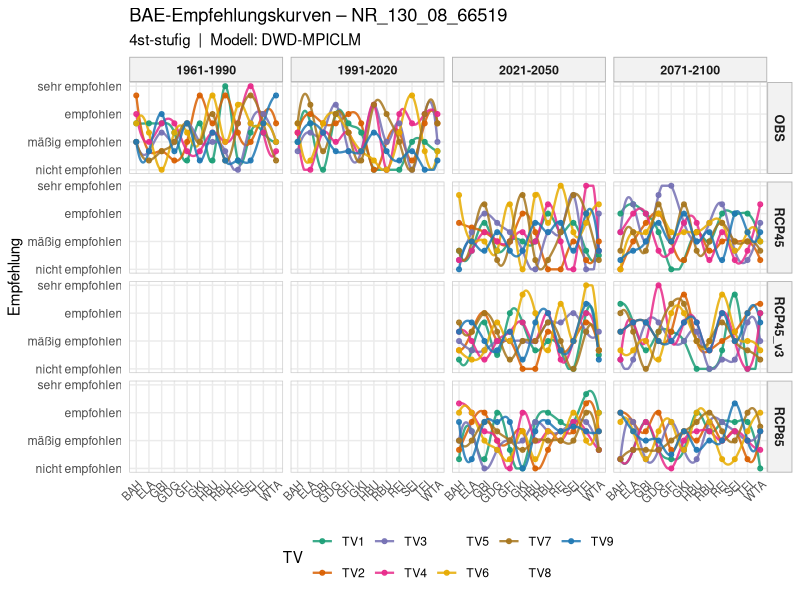
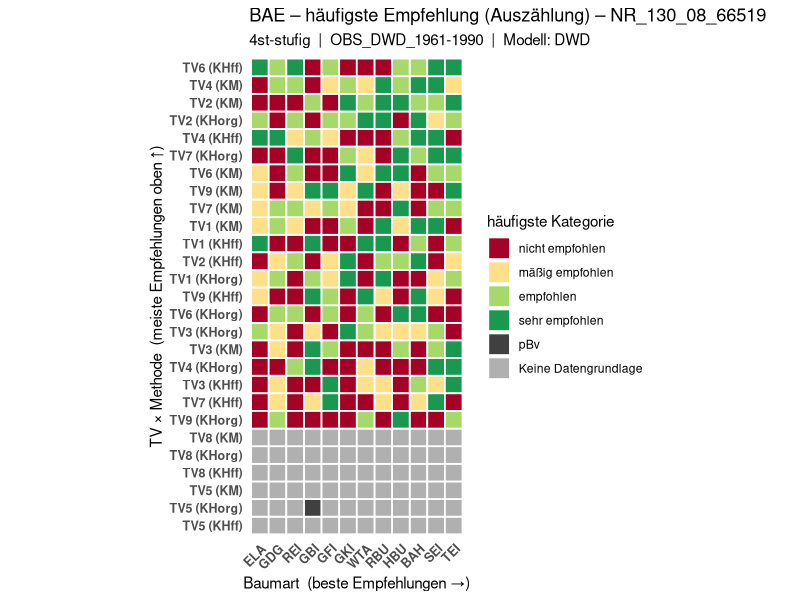
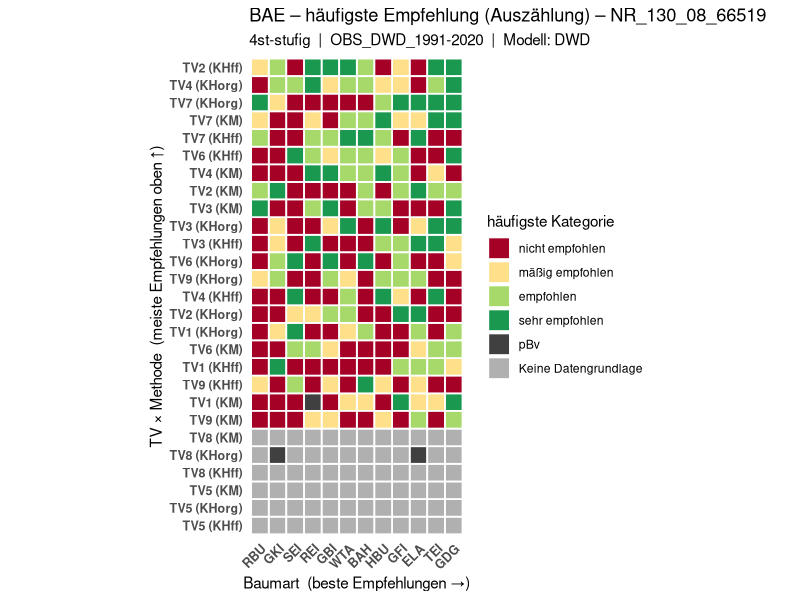
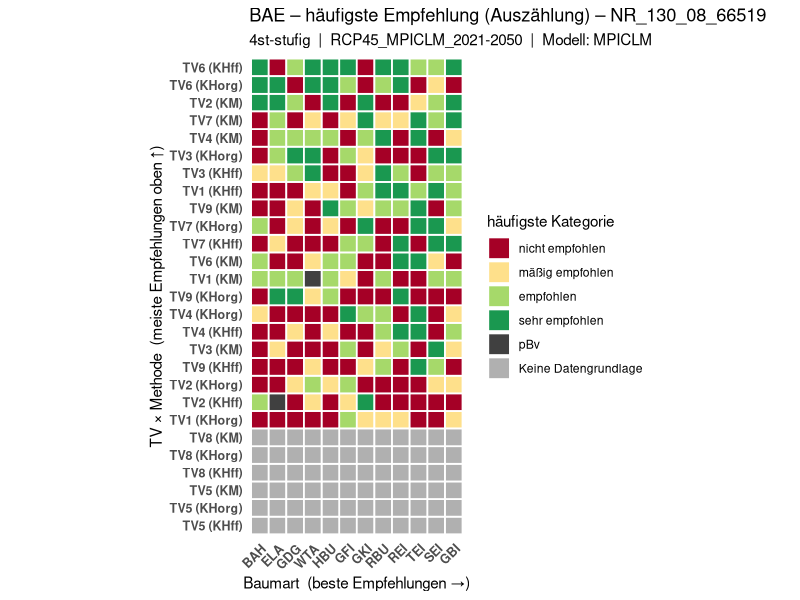
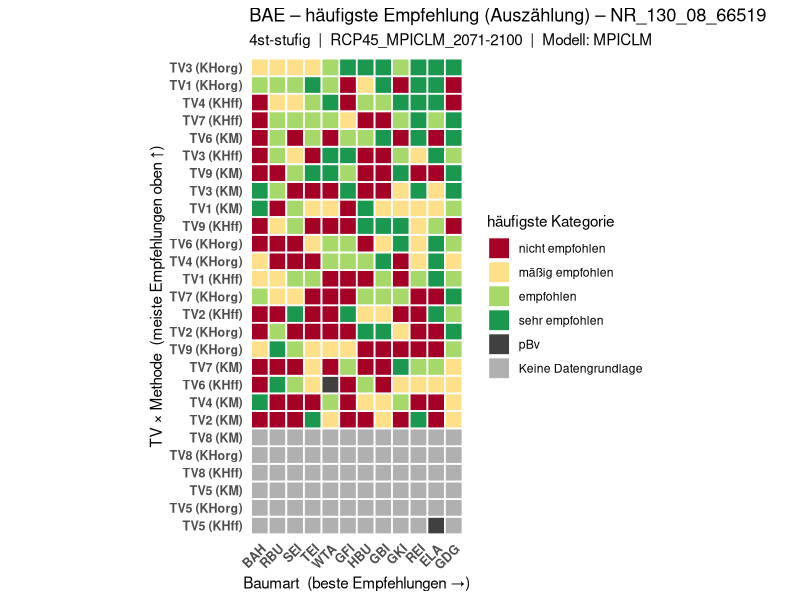
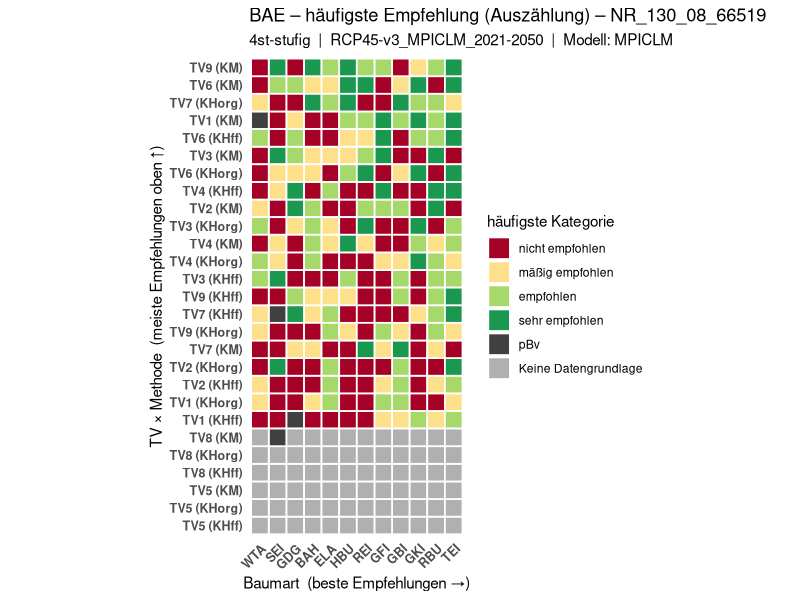
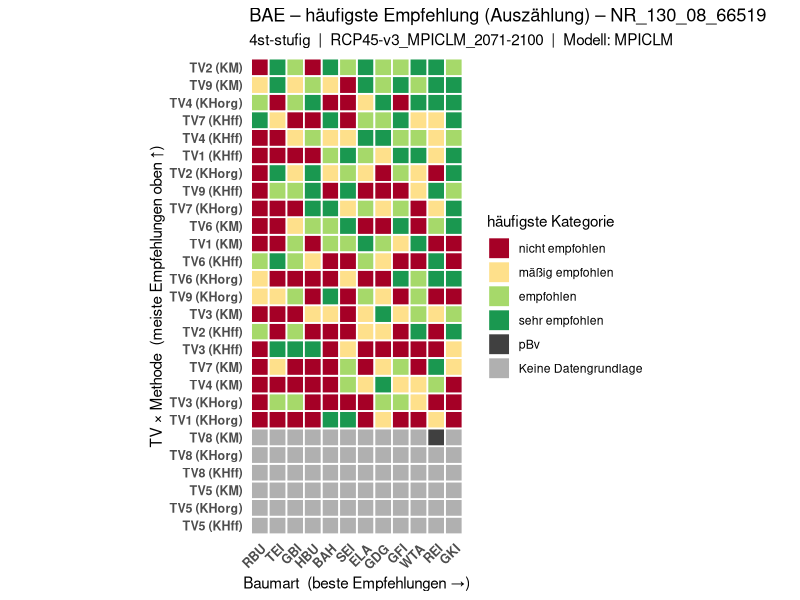
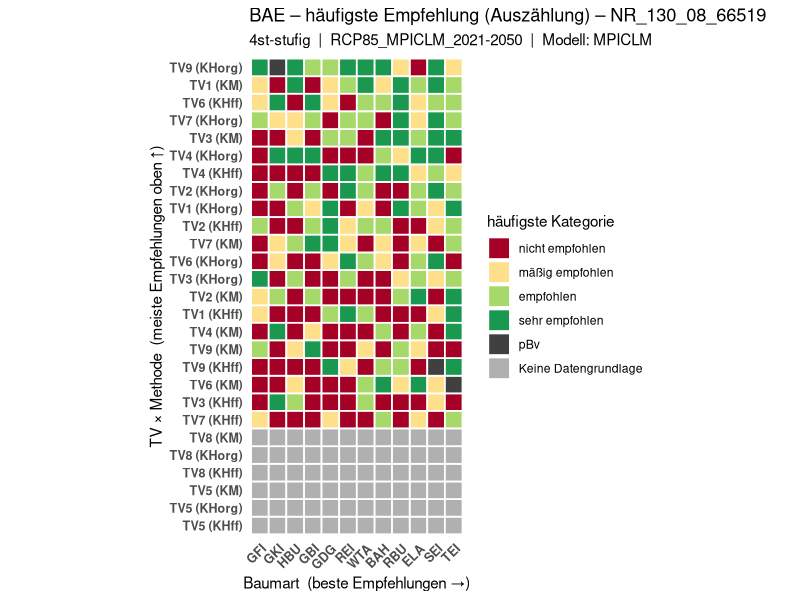

Reproduce these figures in R, in order.
# ----  bae_auswertung_grafiken_beispiel.R  ----
#
# FLACHER SCHRITT-FÜR-SCHRITT-DURCHLAUF für EINE Beispiel-Datei / MASTER_ID.
#
# Kein Funktions-Wrapper: jeden Block der Reihe nach markieren und ausführen,
# dann das Zwischenergebnis ansehen (head(d), View(d), table(...), count(...)).
# Dieses Skript zeigt GENAU dasselbe, was die Funktionen in
# bae_auswertung_grafiken_standalone.R intern tun – nur offen hingeschrieben.
# Jede Funktion von dort ist hier ein eigener, benannter Abschnitt:
#
#   .bae_prep()                 -> Abschnitte 4–10  (filtern, zerlegen, filtern, ordnen)
#   .bae_add_stufe()/.map_val() -> Abschnitt 12     (Kategorie + Stufe je Stufigkeit)
#   bae_kurven_function()       -> Abschnitt 13     (Skizze 1)
#   bae_modus_matrix_function() -> Abschnitte 14/15 (je Gruppe / facettiert)
#   .bae_ref_levels()           -> Abschnitt 16     (feste Achsen-Sortierung)
#   bae_modus_facet_paar()      -> Abschnitt 17     (zwei Stufen nebeneinander)
#   bae_auswertung_grafiken()   -> einfach 13 + 14 nacheinander
# ----------------------------------------------------------------------------


# ----  1  PAKETE ----
library(dplyr)
library(tidyr)
library(ggplot2)
library(stringr)
# patchwork erst in Abschnitt 17 (Facet-Paar) nötig.


# ----  0  PARAMETER  (hier anpassen) ----
datei          <- "meine_bae_daten.csv"   # <- deine CSV-Datei
master_id      <- "NR_130_08_66519"        # <- ein Beispiel-Standort
stufe          <- "4st"                    # "3st" | "4st" | "5st" | "bin"
rcp_zukunft_ab <- 2021                     # RCP: nur Zeiträume ab diesem Jahr
obs_alle       <- TRUE                     # TRUE = OBS-Läufe unabhängig vom Zeitraum behalten
szenarien      <- c("OBS", "RCP45", "RCP85")  # Basis-Szenarien behalten; NULL = alle
szen_rename    <- character(0)             # z. B. c("OBS" = "Referenz", "RCP45_v3" = "RCP45_real")
trennung       <- "klimalauf"              # "klimalauf" | "zeit" | "szenario" | "keine"
werte_anzeigen <- TRUE                     # Anzahl je Kachel beschriften (nur wenn Gruppe > 1 Lauf)
legend_pos     <- "right"                  # Legendenposition ("right","bottom","none",…)

# Hinweis (= Rechenmethode) -> Zeilen-Label in der Matrix. Jede echte Methode
# wird eine eigene Zeile "TVx (Label)" (TV6 hat z. B. KHorg/KHff/KM = 3 Zeilen);
# ein leeres Label ("") legt in die Standardzeile "TVx" zusammen. AltBA/BAE20/WKE
# betreffen nur einzelne Baumarten -> leeres Label -> zusammengelegt. Ein leerer
# Hinweis fällt automatisch auf die Standardzeile zurück; KEIN ""-Eintrag hier,
# da c("" = ...) in R einen Fehler wirft (leerer Variablenname).
hinweis_row <- c(
  "KHoriginal"    = "KHorg",
  "KHformfitting" = "KHff",
  "KM"            = "KM",
  "kor"           = "kor",
  "AltBA"         = "",
  "BAE20"         = "",
  "WKE"           = ""
)


# ----  2  DEMO-DATEN  (durch echte CSV ersetzen) ----
# --- Variante A: echte Datei -----------------------------------------------
# data <- data.table::fread(datei)

# --- Variante B: Demo-Daten zum Ausprobieren (löschen, sobald echte Datei da)
set.seed(1)
data <- expand.grid(
  Baumart   = c("Bah","Bi","Bu","Dgl","Fi","Hbu","Ki","La","Rei","Sei","Ta","Tei"),
  TV        = 1:9,
  # mehrere Einträge je Zelle wie in echt: verschiedene Hinweis-Varianten
  Hinweis   = c("KM","KHoriginal","KHformfitting"),
  Klimalauf = c("OBS_DWD_1961-1990","OBS_DWD_1991-2020",
                "RCP45_MPICLM_2021-2050","RCP45_MPICLM_2071-2100",
                "RCP45-v3_MPICLM_2021-2050","RCP45-v3_MPICLM_2071-2100",
                "RCP85_MPICLM_2021-2050","RCP85_MPICLM_2071-2100"),
  stringsAsFactors = FALSE
)
data$MASTER_ID <- master_id
data$BAE_5ST <- as.character(sample(1:5, nrow(data), replace = TRUE))
data$BAE_5ST[data$TV %in% c(5, 8)] <- "Keine Datengrundlage"   # wie im Bild
data$BAE_5ST[sample(nrow(data), 20)] <- "pBv"
.num <- suppressWarnings(as.integer(data$BAE_5ST))
data$BAE_4ST <- ifelse(is.na(.num), data$BAE_5ST, as.character(pmin(.num, 4)))
data$BAE_3ST <- ifelse(is.na(.num), data$BAE_5ST, as.character(pmin(ceiling(.num/2), 3)))

# ansehen:
#   head(data) ; str(data)
#   table(data$Klimalauf) ; table(data$BAE_4ST)
#   data %>% filter(Baumart=="Bah", TV==6, Klimalauf=="OBS_DWD_1961-1990")


# ----  3  KONSTANTEN: Farben, Stufen-Mappings, TV-Farben, Baumart-Kürzel ----
# Kachelfarben der Empfehlungs-Kategorien (identisch zur Heatmap)
custom_palette <- c(
  "sehr empfohlen"        = "#1A9850",
  "empfohlen"             = "#A6D96A",
  "mäßig empfohlen"       = "#FEE08B",
  "wenig empfohlen"       = "#FDAE61",
  "nicht empfohlen"       = "#A50026",
  "pBv"                   = "#404040",
  "Keine Datengrundlage"  = "#B0B0B0"
)

# Code (in BAE_xST) -> Kategorie. Achtung: Code 1 = BESTE Bewertung.
# "bin" = binär aus BAE_3ST: NUR Code 3 = "nicht empfohlen", 1-2 = "empfohlen".
maps <- list(
  "3st" = c("1" = "sehr empfohlen", "2" = "mäßig empfohlen", "3" = "nicht empfohlen"),
  "4st" = c("1" = "sehr empfohlen", "2" = "empfohlen", "3" = "mäßig empfohlen",
            "4" = "nicht empfohlen"),
  "5st" = c("1" = "sehr empfohlen", "2" = "empfohlen", "3" = "mäßig empfohlen",
            "4" = "wenig empfohlen", "5" = "nicht empfohlen"),
  "bin" = c("1" = "empfohlen", "2" = "empfohlen", "3" = "nicht empfohlen")
)

# Kategorien von SCHLECHT (unten/1) nach GUT (oben/n). Position = Zahlenwert
# der Empfehlungsstufe UND Gewicht für die Sortierung.
kat_order <- list(
  "3st" = c("nicht empfohlen", "mäßig empfohlen", "sehr empfohlen"),
  "4st" = c("nicht empfohlen", "mäßig empfohlen", "empfohlen", "sehr empfohlen"),
  "5st" = c("nicht empfohlen", "wenig empfohlen", "mäßig empfohlen",
            "empfohlen", "sehr empfohlen"),
  "bin" = c("nicht empfohlen", "empfohlen")
)

# welche Spalte gehört zur gewählten Stufe? (bin nutzt die 3-stufige Spalte)
bae_col_map <- c("3st" = "BAE_3ST", "4st" = "BAE_4ST", "5st" = "BAE_5ST",
                 "bin" = "BAE_3ST")

# Farben für die (bis zu 12) TV-Linien in Skizze 1
tv_colors <- c(
  "#1B9E77", "#D95F02", "#7570B3", "#E7298A", "#66A61E", "#E6AB02",
  "#A6761D", "#666666", "#1F78B4", "#B2182B", "#33A02C", "#6A3D9A")

# Baumart-Anzeigenamen (Kürzel wie in der Grafik). Nicht gelistete bleiben unverändert.
baumart_labels <- c(
  "Fi"  = "GFI", "Ta"  = "WTA", "Bah" = "BAH", "La"  = "ELA",
  "Dgl" = "GDG", "Rei" = "REI", "Tei" = "TEI", "Bu"  = "RBU",
  "Hbu" = "HBU", "Ki"  = "GKI", "Bi"  = "GBI", "Sei" = "SEI")


# ----  4  AUF MASTER_ID FILTERN ----
d <- data %>% filter(as.character(MASTER_ID) == as.character(master_id))
stopifnot(nrow(d) > 0)   # sonst: keine Daten für diese MASTER_ID
# ansehen:  nrow(d) ; head(d) ; table(d$Hinweis, d$TV)


# ----  5  KLIMALAUF ZERLEGEN  (Szenario / Modell / Zeitraum / Variante) ----
# Beispiel "RCP45-v3_MPICLM_2021-2050":
#   Zeitraum = "2021-2050", Variante = "v3", Szenario = "RCP45",
#   Modell = "MPICLM", Szen_label = "RCP45_v3"
d <- d %>%
  mutate(
    Klimalauf  = as.character(Klimalauf),
    Zeitraum   = str_extract(Klimalauf, "\\d{4}-\\d{4}"),
    Variante   = tolower(str_extract(Klimalauf, "[vV][0-9]+")),
    Szenario   = str_remove(str_extract(Klimalauf, "^[^_]+"), "[-_]?[vV][0-9]+$"),
    Modell     = str_remove(str_remove(Klimalauf, "^[^_]+_"), "_?\\d{4}-\\d{4}.*$"),
    Szen_label = ifelse(is.na(Variante), Szenario, paste0(Szenario, "_", Variante)),
    Startjahr  = suppressWarnings(as.integer(str_sub(Zeitraum, 1, 4)))
  )

# Zeilen ohne erkennbaren Zeitraum verwerfen (sonst kein Startjahr).
d <- d %>% filter(!is.na(Zeitraum))
# ansehen:
#   d %>% distinct(Klimalauf, Szenario, Modell, Zeitraum, Variante, Szen_label)


# ----  6  SZENARIO-LABELS UMBENENNEN  (optional, szen_rename) ----
# benannter Vektor c("<intern>" = "<Anzeige>"); leer = nichts umbenennen.
if (length(szen_rename) > 0) {
  idx     <- match(d$Szen_label, names(szen_rename))
  treffer <- !is.na(idx)
  d$Szen_label[treffer] <- unname(szen_rename[idx[treffer]])
}
# ansehen:  table(d$Szen_label)


# ----  7  SZENARIEN-FILTER  (Basis-Szenario, OBS/RCP45/RCP85) ----
# Auf der BASIS Szenario filtern -> RCP45 schließt RCP45-v3 mit ein.
# szenarien = NULL behält alle.
if (!is.null(szenarien)) {
  d <- d %>% filter(Szenario %in% szenarien)
  stopifnot(nrow(d) > 0)
}
# ansehen:  table(d$Szenario)


# ----  8  RCP NUR ZUKUNFT  (OBS optional komplett) ----
# RCP: nur Läufe ab rcp_zukunft_ab. OBS: bei obs_alle = TRUE komplett behalten,
# sonst ebenfalls erst ab rcp_zukunft_ab.
d <- d %>%
  filter(!grepl("^RCP", Szenario, ignore.case = TRUE) |
         (!is.na(Startjahr) & Startjahr >= rcp_zukunft_ab))
if (!obs_alle) {
  d <- d %>%
    filter(!grepl("^OBS", Szenario, ignore.case = TRUE) |
           (!is.na(Startjahr) & Startjahr >= rcp_zukunft_ab))
}
stopifnot(nrow(d) > 0)
# ansehen:  table(d$Szen_label, d$Zeitraum)


# ----  9  BAUMART -> ANZEIGE-KÜRZEL ----
# c("<intern>" = "<Anzeige>"); nicht gelistete Baumarten behalten ihren Namen.
d <- d %>%
  mutate(Baumart = coalesce(unname(baumart_labels[as.character(Baumart)]),
                            as.character(Baumart)))
# ansehen:  sort(unique(d$Baumart))


# ----  10  FAKTOREN ORDNEN  (feste Reihenfolge der Achsen) ----
d <- d %>%
  mutate(
    Szen_label = factor(Szen_label, levels = sort(unique(Szen_label))),
    Zeitraum   = factor(Zeitraum,   levels = sort(unique(Zeitraum))),
    TV         = factor(paste0("TV", TV), levels = sort(unique(paste0("TV", TV)))),
    Baumart    = factor(Baumart,    levels = sort(unique(as.character(Baumart)))),
    ist_rcp    = grepl("^RCP", Szenario, ignore.case = TRUE)
  )


# ----  11  METHODE -> EIGENE ZEILE  (Spalte Hinweis -> TV_M) ----
# Jede echte Rechenmethode wird eine eigene Zeile: TV6 (KHorg) / TV6 (KHff) /
# TV6 (KM). AltBA/BAE20/WKE betreffen nur einzelne Baumarten -> leeres Label ->
# in die Standardzeile "TVx" zusammengelegt. Nicht gelistete Hinweise dienen
# sich selbst als Label.
if (!"Hinweis" %in% names(d)) d$Hinweis <- ""
d <- d %>%
  mutate(
    Hinweis = coalesce(as.character(Hinweis), ""),
    Methode = coalesce(unname(hinweis_row[Hinweis]), Hinweis),
    TV_M    = ifelse(Methode == "", as.character(TV),
                     paste0(as.character(TV), " (", Methode, ")")))

# Modell-Kürzel (für Dateinamen/Untertitel): alle Modelle mit "-" verbunden.
modelle_str <- {
  m <- sort(unique(as.character(d$Modell)))
  m <- m[!is.na(m) & nzchar(m)]
  if (length(m)) paste(m, collapse = "-") else "NA"
}
# ansehen:  table(d$TV_M) ; modelle_str


# ----  12  STUFE WÄHLEN: Wert + Kategorie + Stufe ----
# Diesen Block je Stufigkeit erneut laufen lassen (stufe <- "bin"/"3st"/…).
# code       -> Kategorie (Text): sehr empfohlen … pBv / Keine Datengrundlage.
# Kategorie  -> Stufe (Zahl): match() gibt Position in `ordn`, nicht empfohlen = 1
#              … sehr empfohlen = n. Für die Kurven-y-Achse UND die Gewichtung.
# Wert       = Einteilung DIREKT wie in BAE_xST (1 = beste … n = schlechteste),
#              pBv/leer/nicht-numerisch -> NA. Nur zum Ansehen.
bae_col <- bae_col_map[[stufe]]
mapping <- maps[[stufe]]
ordn    <- kat_order[[stufe]]

d <- d %>%
  mutate(
    code      = as.character(.data[[bae_col]]),
    Wert      = suppressWarnings(as.integer(code)),   # 1 = best … n = schlecht
    Kategorie = case_when(
      code %in% names(mapping) ~ unname(mapping[code]),
      code == "pBv"            ~ "pBv",
      TRUE                     ~ "Keine Datengrundlage"),
    Stufe     = match(Kategorie, ordn)                # invertiert: hoch = gut
  )
# ansehen:
#   d %>% count(code, Wert, Kategorie, Stufe)
#   table(d$Kategorie, useNA = "ifany")


# ----  13  SKIZZE 1 – EMPFEHLUNGS-KURVEN je TV (glatt) ----
# Idee: pro Panel (Szenario × Zeitraum) für jede TV eine glatte Kurve über die
# Baumarten. y = Stufe (unten "nicht empfohlen", oben "sehr empfohlen"). Wo sich
# die Kurven decken, sind sich die TVs einig.
ba_levels <- levels(droplevels(d$Baumart))
tv_levels <- levels(droplevels(d$TV))
tv_farben <- setNames(tv_colors[seq_along(tv_levels)], tv_levels)

# 13a. ein Wert je (Panel, TV, Baumart): Mittel der Stufe über die Hinweis-
#      Varianten (sonst mehrere y an einer x-Position -> vertikale Zacken).
kurv <- d %>%
  group_by(Szen_label, Zeitraum, TV, Baumart) %>%
  summarise(y = mean(Stufe, na.rm = TRUE), .groups = "drop") %>%
  filter(!is.nan(y)) %>%
  mutate(x = as.integer(factor(Baumart, levels = ba_levels)))
# ansehen:  kurv

# 13b. glatte Spline-Kurve je (Panel, TV) durch diese Punkte (auf [1,n] geklammert)
kurv_smooth <- kurv %>%
  group_by(Szen_label, Zeitraum, TV) %>%
  filter(n() >= 2) %>%
  group_modify(~ {
    s <- stats::spline(.x$x, .x$y, n = 200)
    data.frame(x = s$x, y = pmin(pmax(s$y, 1), length(ordn)))
  }) %>%
  ungroup()
# ansehen:  kurv_smooth

# 13c. EIN durchgehender ggplot-Aufruf – Linie (glatt) + Punkte (echte Werte):
p_kurven <-
  ggplot() +
  geom_line(data = kurv_smooth, aes(x = x, y = y, colour = TV, group = TV),
            linewidth = 0.8, alpha = 0.85) +
  geom_point(data = kurv, aes(x = x, y = y, colour = TV), size = 1.4, alpha = 0.9) +
  facet_grid(Szen_label ~ Zeitraum) +
  scale_x_continuous(breaks = seq_along(ba_levels), labels = ba_levels) +
  scale_y_continuous(breaks = seq_along(ordn), labels = ordn,
                     limits = c(1, length(ordn)), expand = expansion(mult = 0.05)) +
  scale_colour_manual(values = tv_farben, drop = FALSE) +
  labs(title    = paste0("BAE-Empfehlungskurven – ", master_id),
       subtitle = paste0(stufe, "-stufig  |  Modell: ", modelle_str),
       x = NULL, y = "Empfehlung", colour = "TV") +
  theme_minimal(base_size = 11) +
  theme(strip.text        = element_text(face = "bold", size = 9),
        strip.background   = element_rect(fill = "grey95", color = "grey70", linewidth = 0.6),
        panel.border       = element_rect(color = "grey80", fill = NA, linewidth = 0.5),
        axis.text.x        = element_text(angle = 45, hjust = 1, size = 8),
        panel.grid.minor   = element_blank(),
        panel.grid.major.x = element_line(color = "grey92"),
        legend.position    = "bottom",
        plot.background    = element_rect(fill = "white", color = NA))

p_kurven                                   # im Plot-Fenster ansehen
# ggsave(paste0("Kurven_", stufe, "_", master_id, "_", modelle_str, ".png"),
#        p_kurven, width = 34, height = 22, units = "cm", dpi = 150)


# ----  14  SKIZZE 2 – HÄUFIGSTE EMPFEHLUNG je Gruppe (trennung) ----
# Genau wie die Heatmap: NICHT global aggregieren, sondern je GRUPPE eine Matrix.
# KEIN Score – es wird nur AUSGEZÄHLT. Zeilen sind TV × Methode (Abschnitt 11).
# Die Gruppe kommt aus `trennung`:
#   "klimalauf" -> je Klimalauf eine Matrix (unaggregiert wie die Heatmap). [Default]
#   "zeit"      -> Vergangenheit (OBS) vs. Zukunft (RCP), über Klimaläufe gezählt
#   "szenario"  -> je Szen_label eine Matrix (über die Zeiträume gezählt)
#   "keine"     -> eine gemeinsame Matrix über alles
kat_lv   <- c(ordn, "pBv", "Keine Datengrundlage")      # Legenden-/Fill-Reihenfolge
kat_pref <- c(rev(ordn), "pBv", "Keine Datengrundlage") # best -> schlecht (Gleichstand: bessere gewinnt)
dunkel   <- c("sehr empfohlen", "nicht empfohlen", "pBv")      # Kacheln mit weißer Schrift

d <- d %>%
  mutate(Gruppe = switch(trennung,
    "klimalauf" = as.character(Klimalauf),
    "zeit"      = ifelse(ist_rcp, "Zukunft", "Vergangenheit"),
    "szenario"  = as.character(Szen_label),
    "keine"     = "alle"))

# alphabetisch: OBS… vor RCP…, Zeiträume chronologisch
gruppen <- sort(unique(d$Gruppe))
# ansehen:  gruppen ; table(d$Gruppe)

# Zum Durchklicken EINE Gruppe setzen und den Rumpf einzeln laufen lassen,
# z. B.:  grp <- gruppen[1]
for (grp in gruppen) {

  # 14a. nur diese Gruppe; je Zelle (Zeile TV×Methode × Baumart) AUSZÄHLEN
  zaehl <- d %>%
    filter(Gruppe == grp) %>%
    count(TV_M, Baumart, Kategorie, name = "n")
  if (nrow(zaehl) == 0) next
  # ansehen:  zaehl

  # 14b. Kachel = häufigste Kategorie (Modus). Gleichstand -> bessere (kleinster
  #      kat_pref) + Markierung tie.
  kachel <- zaehl %>%
    group_by(TV_M, Baumart) %>%
    mutate(tie = sum(n == max(n)) > 1) %>%
    filter(n == max(n)) %>%
    slice_min(match(Kategorie, kat_pref), n = 1, with_ties = FALSE) %>%
    ungroup() %>%
    mutate(Kategorie = factor(Kategorie, levels = kat_lv),
           label     = ifelse(tie, paste0(n, "*"), as.character(n)),
           txt_col   = ifelse(as.character(Kategorie) %in% dunkel, "white", "grey15"))
  # ansehen:  kachel

  # 14c. Sortierung GEWICHTET (dunkelgrün zählt am meisten): Summe der Stufe je
  #      Zeile (TV×Methode)/Baumart (sehr empfohlen = max … nicht empfohlen = 1;
  #      pBv/leer = 0). Aufsteigend -> beste (höchste Summe) als letzter Faktor-
  #      Level -> beste Zeile oben (y), beste Baumart rechts (x).
  gew     <- d %>% filter(Gruppe == grp) %>% mutate(w = coalesce(as.numeric(Stufe), 0))
  tv_rang <- gew %>% group_by(TV_M)    %>% summarise(s = sum(w), .groups = "drop") %>% arrange(s, TV_M)
  ba_rang <- gew %>% group_by(Baumart) %>% summarise(s = sum(w), .groups = "drop") %>% arrange(s, Baumart)
  # ansehen:  tv_rang ; ba_rang

  kachel <- kachel %>%
    mutate(TV_M    = factor(as.character(TV_M),    levels = as.character(tv_rang$TV_M)),
           Baumart = factor(as.character(Baumart), levels = as.character(ba_rang$Baumart)))

  # 14d. Zahl nur zeigen, wenn die Gruppe MEHRERE Klimaläufe zusammenfasst
  #      (bei trennung = "klimalauf" ist alles zwangsläufig 1 -> weglassen).
  n_laeufe    <- n_distinct(gew$Klimalauf)
  zahl_zeigen <- werte_anzeigen && n_laeufe > 1

  # Modell + Szenarien/Zeiträume NUR aus dieser Gruppe (nicht global).
  modelle_grp <- {
    mm <- sort(unique(as.character(gew$Modell))); mm <- mm[!is.na(mm) & nzchar(mm)]
    if (length(mm)) paste(mm, collapse = "-") else "NA" }
  sz       <- gew %>% distinct(Szen_label, ist_rcp) %>% arrange(ist_rcp, Szen_label)
  szen_grp <- paste(sub("^OBS", "Referenz", as.character(sz$Szen_label)), collapse = "/")
  zeit_grp <- paste(sort(unique(as.character(gew$Zeitraum))), collapse = ", ")
  grp_info <- switch(trennung,
    "zeit"      = paste0(" (", szen_grp, "; ", zeit_grp, ")"),
    "keine"     = paste0(" (", szen_grp, "; ", zeit_grp, ")"),
    "szenario"  = paste0(" (", zeit_grp, ")"),
    "klimalauf" = "")

  # 14e. EIN durchgehender ggplot-Aufruf
  p_matrix <-
    ggplot(kachel, aes(x = Baumart, y = TV_M)) +
    geom_tile(aes(fill = Kategorie), color = "white", linewidth = 0.6) +
    geom_tile(data = filter(kachel, tie), fill = NA, color = "grey15", linewidth = 1.1) +
    {if (zahl_zeigen) geom_text(aes(label = label, colour = txt_col), size = 3)} +
    scale_fill_manual(values = custom_palette, limits = kat_lv, drop = FALSE) +
    scale_colour_identity() +
    coord_equal() +
    labs(title    = paste0("BAE – häufigste Empfehlung (Auszählung) – ", master_id),
         subtitle = paste0(stufe, "-stufig  |  ", grp, grp_info, "  |  Modell: ", modelle_grp),
         x = "Baumart  (beste Empfehlungen →)",
         y = "TV × Methode  (meiste Empfehlungen oben ↑)",
         fill = "häufigste Kategorie") +
    theme_minimal(base_size = 11) +
    theme(axis.text.x     = element_text(angle = 45, hjust = 1, face = "bold", size = 9),
          axis.text.y     = element_text(face = "bold", size = 9),
          panel.grid      = element_blank(),
          legend.position = legend_pos,
          plot.background = element_rect(fill = "white", color = NA))

  print(p_matrix)                          # im Plot-Fenster ansehen
  # grp_tag <- gsub("[^A-Za-z0-9]+", "-", grp)
  # ggsave(paste0("ModusMatrix_", stufe, "_", grp_tag, "_", master_id, "_", modelle_grp, ".png"),
  #        p_matrix, width = 22, height = 16, units = "cm", dpi = 150)
}


# ----  15  SKIZZE 2 FACETTIERT  (alle Gruppen in EINER Grafik) ----
# Wie die Kurvengrafik: ALLE Gruppen als facet_wrap in EINE PNG statt einzelner
# Dateien. Achsen sind gemeinsam -> GLOBAL (über alle Gruppen) gewichtet sortiert.

# 15a. Auszählen wie oben, aber Gruppe bleibt erhalten -> Modus je (Gruppe, Zelle).
kachel_f <- d %>%
  count(Gruppe, TV_M, Baumart, Kategorie, name = "n") %>%
  group_by(Gruppe, TV_M, Baumart) %>%
  mutate(tie = sum(n == max(n)) > 1) %>%
  filter(n == max(n)) %>%
  slice_min(match(Kategorie, kat_pref), n = 1, with_ties = FALSE) %>%
  ungroup() %>%
  mutate(Kategorie = factor(Kategorie, levels = kat_lv),
         label     = ifelse(tie, paste0(n, "*"), as.character(n)),
         txt_col   = ifelse(as.character(Kategorie) %in% dunkel, "white", "grey15"))

# 15b. GLOBAL gewichtet sortiert (gemeinsame Achsen über alle Facetten).
gew_f  <- d %>% mutate(w = coalesce(as.numeric(Stufe), 0))
tv_ord <- gew_f %>% group_by(TV_M)    %>% summarise(s = sum(w), .groups = "drop") %>% arrange(s, TV_M)
ba_ord <- gew_f %>% group_by(Baumart) %>% summarise(s = sum(w), .groups = "drop") %>% arrange(s, Baumart)

kachel_f <- kachel_f %>%
  mutate(TV_M    = factor(as.character(TV_M),    levels = as.character(tv_ord$TV_M)),
         Baumart = factor(as.character(Baumart), levels = as.character(ba_ord$Baumart)),
         Gruppe  = factor(as.character(Gruppe),  levels = gruppen))

# 15c. Zahl nur zeigen, wenn mind. eine Gruppe mehrere Klimaläufe zusammenfasst.
laeufe_je_grp <- d %>% distinct(Gruppe, Klimalauf) %>% count(Gruppe)
zahl_zeigen_f <- werte_anzeigen && any(laeufe_je_grp$n > 1)
facet_ncol    <- ceiling(sqrt(length(gruppen)))   # z. B. 1 = alle untereinander

# 15d. EIN durchgehender ggplot-Aufruf
p_facet <-
  ggplot(kachel_f, aes(x = Baumart, y = TV_M)) +
  geom_tile(aes(fill = Kategorie), color = "white", linewidth = 0.6) +
  geom_tile(data = filter(kachel_f, tie), fill = NA, color = "grey15", linewidth = 1.1) +
  {if (zahl_zeigen_f) geom_text(aes(label = label, colour = txt_col), size = 3)} +
  facet_wrap(~ Gruppe, ncol = facet_ncol) +
  scale_fill_manual(values = custom_palette, limits = kat_lv, drop = FALSE) +
  scale_colour_identity() +
  coord_equal() +
  labs(title    = paste0("BAE – häufigste Empfehlung (Auszählung) – ", master_id),
       subtitle = paste0(stufe, "-stufig  |  facettiert je Gruppe (", trennung,
                         ")  |  Modell: ", modelle_str),
       x = "Baumart  (beste Empfehlungen →)",
       y = "TV × Methode  (meiste Empfehlungen oben ↑)",
       fill = "häufigste Kategorie") +
  theme_minimal(base_size = 11) +
  theme(strip.text       = element_text(face = "bold", size = 9),
        strip.background = element_rect(fill = "grey95", color = "grey70", linewidth = 0.6),
        axis.text.x      = element_text(angle = 45, hjust = 1, face = "bold", size = 9),
        axis.text.y      = element_text(face = "bold", size = 9),
        panel.grid       = element_blank(),
        legend.position  = legend_pos,
        plot.background  = element_rect(fill = "white", color = NA))

p_facet
# ggsave(paste0("ModusMatrix_facet_", stufe, "_", master_id, "_", modelle_str, ".png"),
#        p_facet, width = 30, height = 24, units = "cm", dpi = 150)


# ----  16  FESTE ACHSEN-SORTIERUNG  (order_ref) ----
# Sollen mehrere Grafiken DIESELBE Achsenaufteilung nutzen (z. B. binär links,
# 4-stufig rechts an gleicher Stelle), berechnet man die TV×Methode- und
# Baumart-Reihenfolge EINMAL aus einer Referenz-Stufe und übernimmt sie überall.
# (In den Abschnitten 14/15 dann statt der je-Grafik-Sortierung
#  levels = union(ref$tv, <eigene>) bzw. union(ref$ba, <eigene>) setzen.)
order_ref <- "bin"                           # Referenz-Stufe (robusteste Abdeckung)
ref_col   <- bae_col_map[[order_ref]]
ref_ordn  <- kat_order[[order_ref]]

d_ref <- d %>%
  mutate(
    Kategorie_ref = { rc <- as.character(.data[[ref_col]])
      case_when(rc %in% names(maps[[order_ref]]) ~ unname(maps[[order_ref]][rc]),
                rc == "pBv"                      ~ "pBv",
                TRUE                             ~ "Keine Datengrundlage") },
    Stufe_ref = match(Kategorie_ref, ref_ordn),
    w         = coalesce(as.numeric(Stufe_ref), 0))

ref <- list(
  tv = d_ref %>% group_by(TV_M)    %>% summarise(s = sum(w), .groups = "drop") %>%
         arrange(s, TV_M) %>% pull(TV_M) %>% as.character(),
  ba = d_ref %>% group_by(Baumart) %>% summarise(s = sum(w), .groups = "drop") %>%
         arrange(s, Baumart) %>% pull(Baumart) %>% as.character())
# ansehen:  ref$tv ; ref$ba


# ----  17  FACET-PAAR  (binär + 4-stufig nebeneinander, patchwork) ----
# Zwei facettierte Modus-Matrizen unter EINER Überschrift, mit der GEMEINSAMEN
# Referenz-Sortierung aus Abschnitt 16 (order_ref) -> beide Seiten direkt
# vergleichbar. Schleife über die zwei Stufen (jede baut ihre eigene Facet-Grafik).
library(patchwork)
stufen_paar    <- c("bin", "4st")
facet_ncol_paar <- 1                          # Gruppen untereinander

facet_plots <- list()
for (st in stufen_paar) {
  ordn_st <- kat_order[[st]]
  kat_lv_st   <- c(ordn_st, "pBv", "Keine Datengrundlage")
  kat_pref_st <- c(rev(ordn_st), "pBv", "Keine Datengrundlage")

  # Kategorie + Stufe für DIESE Stufigkeit (Abschnitt 12 je st)
  d_st <- d %>%
    mutate(
      code_st = as.character(.data[[ bae_col_map[[st]] ]]),
      Kategorie = case_when(
        code_st %in% names(maps[[st]]) ~ unname(maps[[st]][code_st]),
        code_st == "pBv"               ~ "pBv",
        TRUE                           ~ "Keine Datengrundlage"),
      Stufe = match(Kategorie, ordn_st))

  # Modus je (Gruppe, Zelle) wie Abschnitt 15a
  kachel_st <- d_st %>%
    count(Gruppe, TV_M, Baumart, Kategorie, name = "n") %>%
    group_by(Gruppe, TV_M, Baumart) %>%
    mutate(tie = sum(n == max(n)) > 1) %>%
    filter(n == max(n)) %>%
    slice_min(match(Kategorie, kat_pref_st), n = 1, with_ties = FALSE) %>%
    ungroup() %>%
    mutate(Kategorie = factor(Kategorie, levels = kat_lv_st),
           # feste Referenz-Achsen (Abschnitt 16); union hängt evtl. Fehlende an
           TV_M    = factor(as.character(TV_M),    levels = union(ref$tv, unique(as.character(TV_M)))),
           Baumart = factor(as.character(Baumart), levels = union(ref$ba, unique(as.character(Baumart)))),
           Gruppe  = factor(as.character(Gruppe),  levels = gruppen))

  lab_st <- if (st == "bin") "binär" else paste0(st, "-stufig")
  facet_plots[[st]] <-
    ggplot(kachel_st, aes(x = Baumart, y = TV_M)) +
    geom_tile(aes(fill = Kategorie), color = "white", linewidth = 0.6) +
    geom_tile(data = filter(kachel_st, tie), fill = NA, color = "grey15", linewidth = 1.1) +
    facet_wrap(~ Gruppe, ncol = facet_ncol_paar) +
    scale_fill_manual(values = custom_palette, limits = kat_lv_st, drop = FALSE) +
    coord_equal() +
    labs(title = lab_st, x = "Baumart  (beste →)", y = "TV × Methode  (beste oben ↑)",
         fill = "häufigste Kategorie") +
    theme_minimal(base_size = 11) +
    theme(strip.text       = element_text(face = "bold", size = 9),
          strip.background = element_rect(fill = "grey95", color = "grey70", linewidth = 0.6),
          axis.text.x      = element_text(angle = 45, hjust = 1, face = "bold", size = 9),
          axis.text.y      = element_text(face = "bold", size = 9),
          panel.grid       = element_blank(),
          plot.background  = element_rect(fill = "white", color = NA))
}

# Größere Schrift für die große Kombigrafik + Legende in 2 Zeilen umbrechen,
# sonst läuft die 6-teilige 4st-Legende über den rechten Rand hinaus.
groesser <- theme(
  plot.title   = element_text(size = 25, face = "bold"),
  strip.text   = element_text(size = 25, face = "bold"),
  axis.title   = element_text(size = 25),
  axis.text.y  = element_text(size = 25, face = "bold"),
  axis.text.x  = element_text(size = 25, face = "bold", angle = 45, hjust = 1),
  legend.text  = element_text(size = 20),
  legend.title = element_text(size = 25))

p_paar <- (facet_plots[[stufen_paar[1]]] + facet_plots[[stufen_paar[2]]]) +
  plot_layout(ncol = 2) & groesser &
  guides(fill = guide_legend(nrow = 2, byrow = TRUE))
p_paar <- p_paar +
  plot_annotation(
    title    = paste0("BAE – häufigste Empfehlung – ", master_id),
    subtitle = paste0("links: binär  |  rechts: 4-stufig  |  Modell: ", modelle_str),
    theme = theme(plot.title      = element_text(size = 24, face = "bold"),
                  plot.subtitle   = element_text(size = 16),
                  plot.background = element_rect(fill = "white", color = NA)))

p_paar
# ggsave(paste0("ModusMatrix_facetpaar_bin-4st_", master_id, "_", modelle_str, ".png"),
#        p_paar, width = 60, height = 40, units = "cm", dpi = 150)
